Frame 1 (no input): blank canvas, image omitted
Frame 60 (the mouse pressed at the canvas centre just before this capture): blank canvas, image omitted
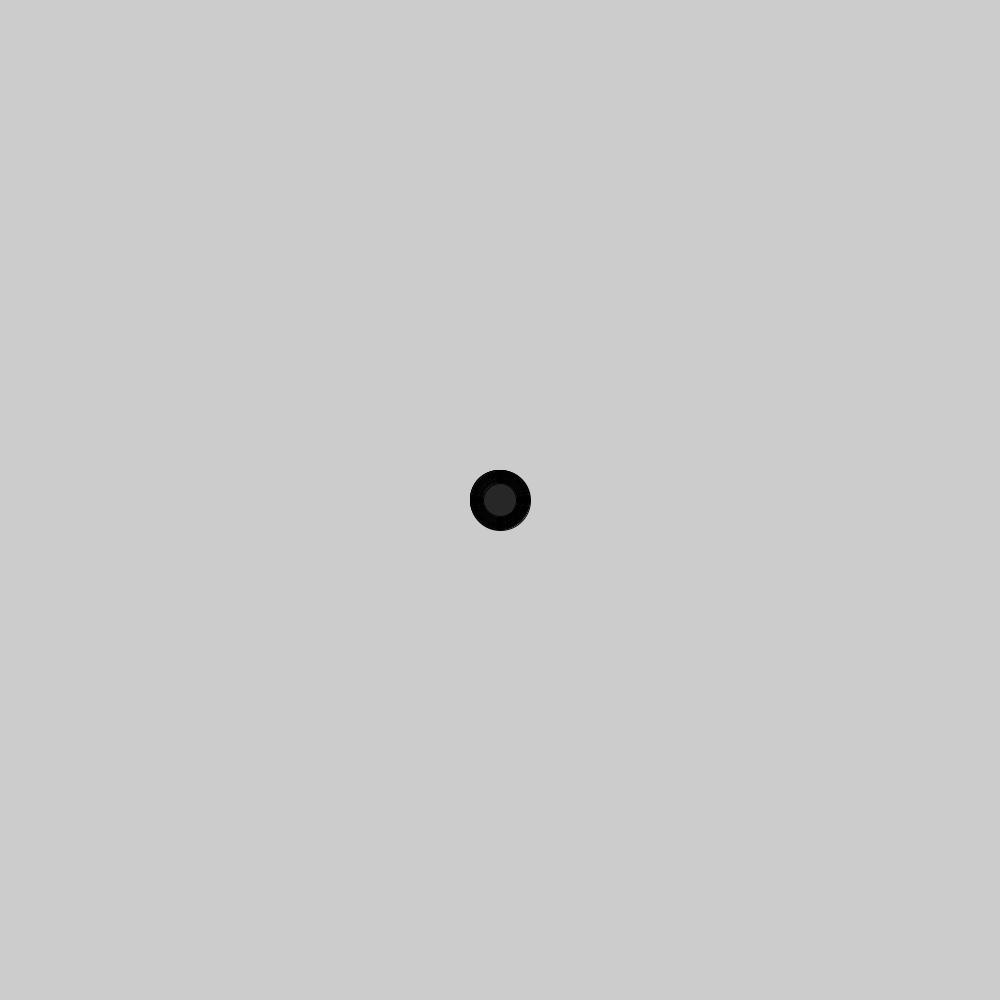
Frame 120 (the mouse held since frame 60 and released just before this capture)

The Processing sketch whose frames 1 and 60 were blank and that drew this single picture after the mouse press (run headless with seeded random() and noise(); from frame 60 on, the mouse is pressed at the canvas centre):

// Processing sketch: sketch_151118a
// ── sketch_151118a.pde
void setup(){
  size(1000,1000);
}
float a1=60;//size of the circle, constant value
float a=a1;//size of the active circle
void draw(){
//background(0);



if(mousePressed){//only draws when mouse is pressed
if(a>0.5){//stops when the circle is small enough
  fill(random(0,255));//random colour
  
  ellipse(mouseX,mouseY,a,a);//draws circles
  a=a*0.99;//reduces the size of the circles
  

}}else{
  a=a1;}//resets the size of the circle when its small enough or when you relesae the mouse



}
